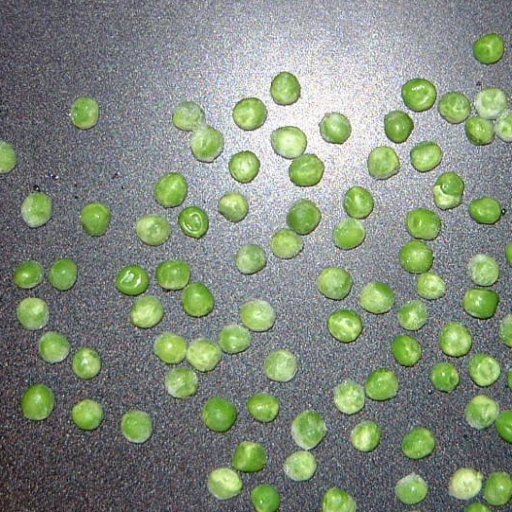
%> input picture Code/croppedpeasondesk.jpg, 512 x 512 px
$ octave ImageProcessing2.m   (GNU Octave 9; MATLAB toolbox functions it lacks are replaced by stand-ins)
%> lines starting %> are read from the running program, lines starting %| are printed output that depends on the picture; in (x1, y1, x2, y2) boxes, pixels count from 0 and x2, y2 are one past the last pixel; in counts of white or black regions, pixels touching at a corner belong together; the program's own positions count from 1
%% Intro
clear all; close all; clc;

[X,map] = imread('croppedpeasondesk.jpg');
%> X is the input picture: size 512x512x3 uint8; mean R, G, B 130.1, 140.2, 125.4
%> map = []

whos map

whos X

figure;
image(X);colorbar;

%% Task 1
figure;
G = rgb2gray(X);

imagesc(G); colormap(gray(256)); % imagesc is like image , but scales the values in X to
                                 %the range of the colourmap;

G = double(G); % hist needs a double type to work
%> G: size 512x512 double
g = G(:); % G(:) converts the 2D matrix into a 1D array; also could use reshape command
figure;
histogram(g,50); % Note the number of bins, which is 10;
%> figure, not shown here; tallest bar 10548 high, from x = 115.6 to 120.5
figure;
histogram(g,100); % Note the histogram now; what is the difference
%> figure, not shown here; tallest bar 6319 high, from x = 125.5 to 128

T = 130;%best value of T to perserve as much data as possible

gbin = (G > T);
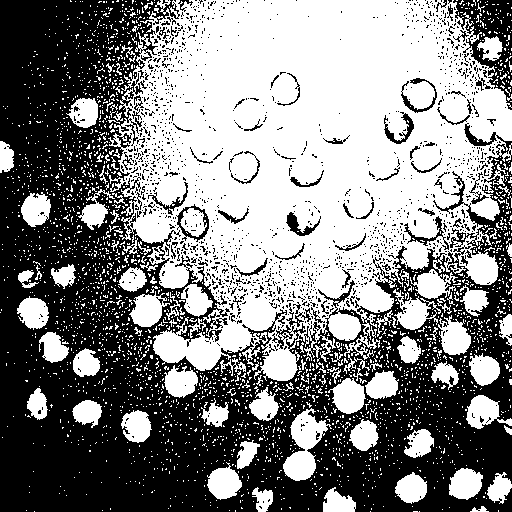
%> gbin: size 512x512 logical; 51.6% white; 1532 black regions (1458 under 20 px), largest, box (x1, y1, x2, y2) and area: (0, 0, 512, 512) 114628, (453, 0, 512, 110) 2716, (176, 204, 209, 242) 325
figure;
imagesc(gbin);

figure;
subplot(1,3,1);image(X(:,:,1));axis square; axis off
subplot(1,3,2);image(X(:,:,2));axis square; axis off
subplot(1,3,3);image(X(:,:,3));axis square; axis off
colormap(gray(256));


column_ramp = [0:1/255:1]';
redmap = [column_ramp,zeros(256,1),zeros(256,1)];
greenmap = [zeros(256,1),column_ramp,zeros(256,1)];
bluemap = [zeros(256,1),zeros(256,1),column_ramp];
% Below, display the three image planes in 3 separate windows
figure;colormap(redmap);imagesc(X(:,:,1)); colorbar;
figure; colormap(greenmap);imagesc(X(:,:,2)); colorbar;
figure; colormap(bluemap);imagesc(X(:,:,3)); colorbar;
%> after `colorbar`:
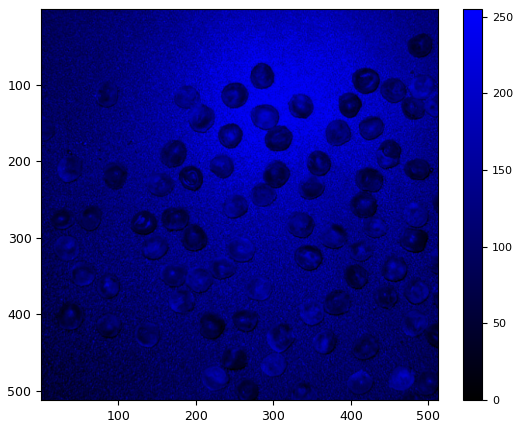
%> figure redrawn from the program's plot data

R = X(:,:,1);G = X(:,:,2); B = X(:,:,3);

D = double(R) + double(G) + double(B);

x = double(R)./D; % NOT just a / or you will get nonsense!

y = double(G)./D;

z = double(B)./D;
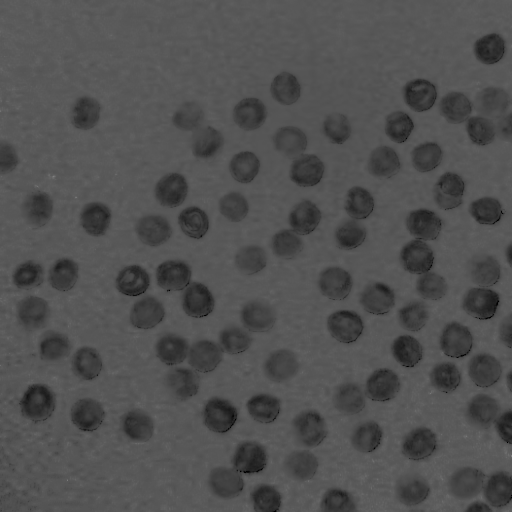
%> z: size 512x512 double; min 0, max 0.5, mean 0.317

BIGGEST = max([x(:);y(:);z(:)]);% read carefully!
%> BIGGEST = 0.829
SMALLEST = min([x(:);y(:);z(:)]);
%> SMALLEST = 0

isx = 1+round(255*(x - SMALLEST)/(BIGGEST - SMALLEST));
isy = 1+round(255*(y - SMALLEST)/(BIGGEST - SMALLEST));
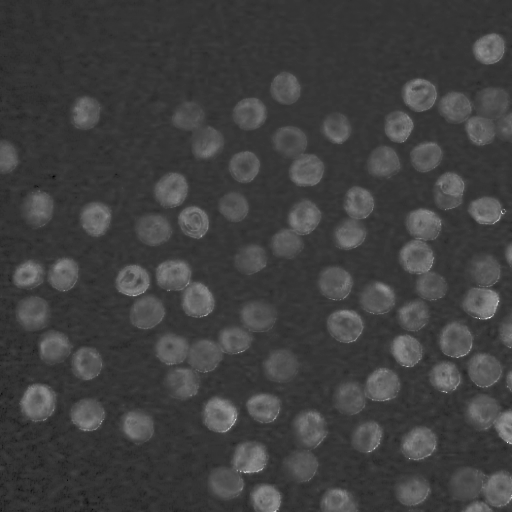
%> isy: size 512x512 double; min 61, max 256, mean 110.1; drawn with min black and max white
isz = 1+round(255*(z - SMALLEST)/(BIGGEST - SMALLEST));

figure;
subplot(1,3,1);image(isx);axis square; axis off
subplot(1,3,2);image(isy);axis square; axis off
subplot(1,3,3);image(isz);axis square; axis off
colormap(gray(256));

gr = isz;
gr = double(gr);
gra = gr(:);
figure;
histogram(gra,100);
%> figure, not shown here; tallest bar 46499 high, from x = 105.7 to 107.3

T = 90;%best value of T to perserve as much data as possible
Lt = 150;

gbin = (gr < T);
%> gbin: size 512x512 logical; 23.1% white; 128 white regions (58 under 20 px)
%gbin = (gr > Lt) & (gr < T);
figure;
imagesc(gbin);colormap(gray(256));

%% Task 2
figure;
[lbl, n] = bwlabel(gbin, 4);
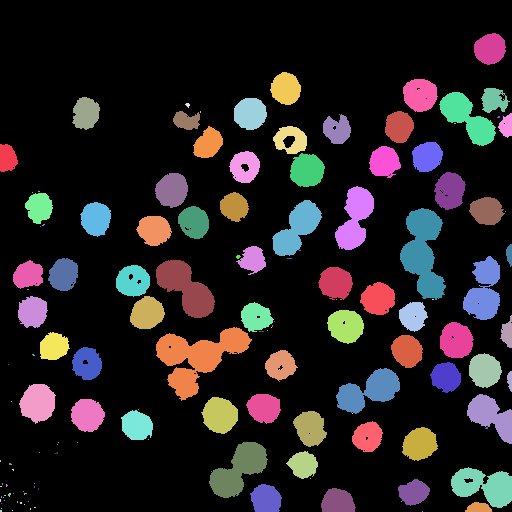
%> lbl: size 512x512 double; 145 distinct labels, from 0 to 144; one colour per label, 0 black
%> n = 144

imagesc(lbl);
hold on
s = regionprops(lbl);
%> s = 144 regions; largest, box (x1, y1, x2, y2), Area and Centroid: (156, 327, 252, 401) 3087 [198.1 357.9], (400, 208, 446, 300) 2461 [423.8 252.9], (156, 260, 215, 318) 1857 [186.4 288.6], (209, 442, 268, 498) 1757 [239.4 470.3], (336, 368, 400, 414) 1579 [369.5 391.5]
centroids = cat(1,s.Centroid);
%> centroids = 144 rows, first 12: [8.12 158.8; 1 461.5; 1.5 487; 1 501; 1.5 511.5; 2 497.5; 2 504; 2 509; 3 484.5; 4 498; 5.5 496; 5 501]
areas = cat(1,s.Area);
%> areas = 144 values, max 3087 at index 62, min 1 at index 7, mean 420.4
a = areas(:,1);
%> a has the same summary as areas
bbs = cat(1, s.BoundingBox);
%> bbs = 144 rows, first 8: [0.5 144.5 18 28; 0.5 460.5 1 2; 0.5 486.5 2 1; 0.5 499.5 1 3; 0.5 510.5 2 2; 1.5 496.5 1 2; 1.5 503.5 1 1; 1.5 508.5 1 1]
mn = mean(a);
%> mn = 420.4
st = std(a);
%> st = 546.8
vec = [bbs(:,1) bbs(:,2) bbs(:,3) bbs(:,4)];
%> vec has the same summary as bbs
x = [];
for i = 1:size(vec,1)
    if((vec(i,3) > 15) && (vec(i,4) > 10) && (vec(i,4) < 200) && (vec(i,3) < 200))
        r=rectangle('Position', [vec(i,1) vec(i,2) vec(i,3) vec(i,4)]);
        set(r,'EdgeColor','g');
        r=text(vec(i,1), vec(i,2), num2str(i));
        plot(centroids(i,1),centroids(i,2),'b*')
        x = [x, i];
    end
end
%> this loop made 144 passes
%> x on passes 1, 20, 23, 25, 30, 43, 45, 49, 50, 51, 53, 54: 1, [1 20], [1 20 23], [1 20 23 25], [1 20 23 25 30], [1 20 23 25 30 43], [1 20 23 25 30 43 45], [1 20 23 25 30 43 45 49], [1 20 23 25 30 43 45 49 50], [1 20 23 25 30 43 45 49 50 51], [1 20 23 25 30 43 45 49 50 51 53], [1 20 23 25 30 43 45 49 50 51 53 54]
%> after the loop, r = -790.5; x = 65 values from 1 to 135
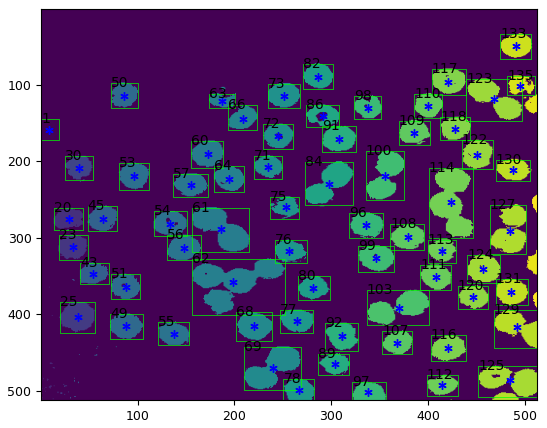
%> figure redrawn from the program's plot data
%plot(centroids(:,1),centroids(:,2),'b*')
hold off

figure;
edg = [0:1:1800];
histogram(a, edg);
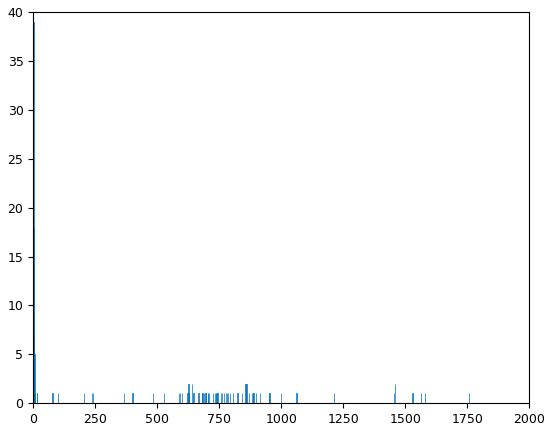
%> figure redrawn from the program's plot data; tallest bar 39 high, from x = 1 to 2

%% Task 3
%x has indices of peas or pea groups
